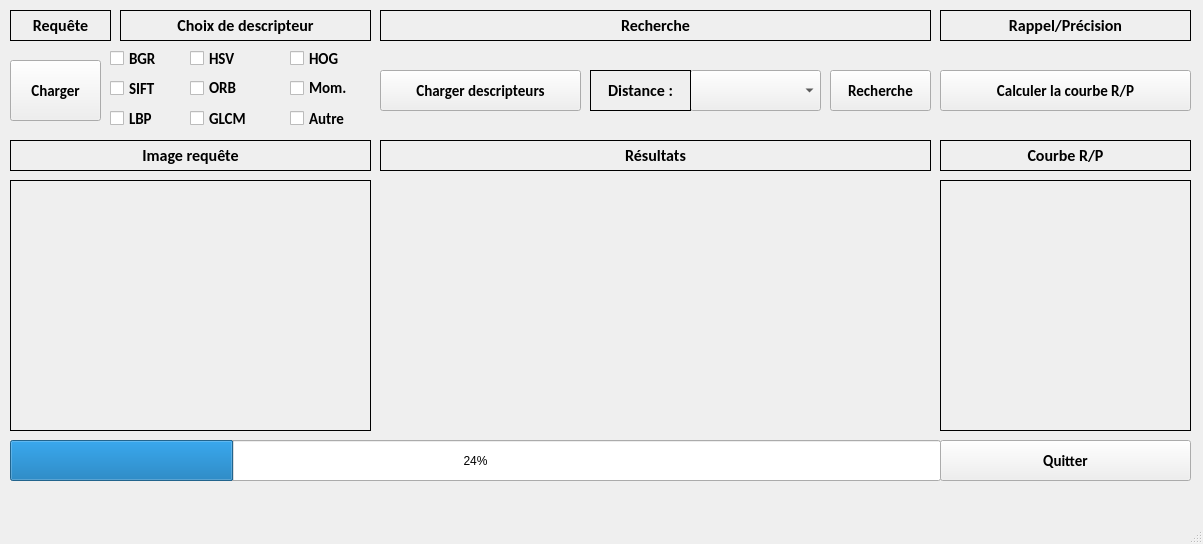
<?xml version="1.0" encoding="UTF-8"?>
<ui version="4.0">
 <class>MainWindow</class>
 <widget class="QMainWindow" name="MainWindow">
  <property name="geometry">
   <rect>
    <x>0</x>
    <y>0</y>
    <width>1203</width>
    <height>544</height>
   </rect>
  </property>
  <property name="windowTitle">
   <string>MainWindow</string>
  </property>
  <widget class="QWidget" name="centralwidget">
   <widget class="QLabel" name="Choix_Descr_btn">
    <property name="geometry">
     <rect>
      <x>120</x>
      <y>10</y>
      <width>251</width>
      <height>31</height>
     </rect>
    </property>
    <property name="font">
     <font>
      <family>Calibri</family>
      <pointsize>12</pointsize>
      <weight>75</weight>
      <bold>true</bold>
     </font>
    </property>
    <property name="frameShape">
     <enum>QFrame::Panel</enum>
    </property>
    <property name="text">
     <string>Choix de descripteur</string>
    </property>
    <property name="alignment">
     <set>Qt::AlignCenter</set>
    </property>
   </widget>
   <widget class="QCheckBox" name="checkBox_HistC">
    <property name="geometry">
     <rect>
      <x>110</x>
      <y>50</y>
      <width>81</width>
      <height>17</height>
     </rect>
    </property>
    <property name="font">
     <font>
      <family>Calibri</family>
      <pointsize>11</pointsize>
      <weight>75</weight>
      <bold>true</bold>
     </font>
    </property>
    <property name="text">
     <string>BGR</string>
    </property>
   </widget>
   <widget class="QCheckBox" name="checkBox_HSV">
    <property name="geometry">
     <rect>
      <x>190</x>
      <y>50</y>
      <width>81</width>
      <height>17</height>
     </rect>
    </property>
    <property name="font">
     <font>
      <family>Calibri</family>
      <pointsize>11</pointsize>
      <weight>75</weight>
      <bold>true</bold>
     </font>
    </property>
    <property name="text">
     <string>HSV</string>
    </property>
   </widget>
   <widget class="QCheckBox" name="checkBox_SIFT">
    <property name="geometry">
     <rect>
      <x>110</x>
      <y>80</y>
      <width>81</width>
      <height>17</height>
     </rect>
    </property>
    <property name="font">
     <font>
      <family>Calibri</family>
      <pointsize>11</pointsize>
      <weight>75</weight>
      <bold>true</bold>
     </font>
    </property>
    <property name="text">
     <string>SIFT</string>
    </property>
   </widget>
   <widget class="QCheckBox" name="checkBox_ORB">
    <property name="geometry">
     <rect>
      <x>190</x>
      <y>80</y>
      <width>91</width>
      <height>16</height>
     </rect>
    </property>
    <property name="font">
     <font>
      <family>Calibri</family>
      <pointsize>11</pointsize>
      <weight>75</weight>
      <bold>true</bold>
     </font>
    </property>
    <property name="text">
     <string>ORB</string>
    </property>
   </widget>
   <widget class="QCheckBox" name="checkBox_GLCM">
    <property name="geometry">
     <rect>
      <x>190</x>
      <y>110</y>
      <width>81</width>
      <height>17</height>
     </rect>
    </property>
    <property name="font">
     <font>
      <family>Calibri</family>
      <pointsize>11</pointsize>
      <weight>75</weight>
      <bold>true</bold>
     </font>
    </property>
    <property name="text">
     <string>GLCM</string>
    </property>
   </widget>
   <widget class="QCheckBox" name="checkBox_LBP">
    <property name="geometry">
     <rect>
      <x>110</x>
      <y>110</y>
      <width>81</width>
      <height>17</height>
     </rect>
    </property>
    <property name="font">
     <font>
      <family>Calibri</family>
      <pointsize>11</pointsize>
      <weight>75</weight>
      <bold>true</bold>
     </font>
    </property>
    <property name="text">
     <string>LBP</string>
    </property>
   </widget>
   <widget class="QCheckBox" name="checkBox_HOG">
    <property name="geometry">
     <rect>
      <x>290</x>
      <y>50</y>
      <width>71</width>
      <height>17</height>
     </rect>
    </property>
    <property name="font">
     <font>
      <family>Calibri</family>
      <pointsize>11</pointsize>
      <weight>75</weight>
      <bold>true</bold>
     </font>
    </property>
    <property name="text">
     <string>HOG</string>
    </property>
   </widget>
   <widget class="QCheckBox" name="checkBox_Moments">
    <property name="geometry">
     <rect>
      <x>290</x>
      <y>80</y>
      <width>81</width>
      <height>16</height>
     </rect>
    </property>
    <property name="font">
     <font>
      <family>Calibri</family>
      <pointsize>11</pointsize>
      <weight>75</weight>
      <bold>true</bold>
     </font>
    </property>
    <property name="text">
     <string>Mom.</string>
    </property>
   </widget>
   <widget class="QLabel" name="Img_Rqt">
    <property name="geometry">
     <rect>
      <x>10</x>
      <y>140</y>
      <width>361</width>
      <height>31</height>
     </rect>
    </property>
    <property name="font">
     <font>
      <family>Calibri</family>
      <pointsize>12</pointsize>
      <weight>75</weight>
      <bold>true</bold>
     </font>
    </property>
    <property name="frameShape">
     <enum>QFrame::Panel</enum>
    </property>
    <property name="text">
     <string>Image requête</string>
    </property>
    <property name="alignment">
     <set>Qt::AlignCenter</set>
    </property>
   </widget>
   <widget class="QLabel" name="label_requete">
    <property name="geometry">
     <rect>
      <x>10</x>
      <y>180</y>
      <width>361</width>
      <height>251</height>
     </rect>
    </property>
    <property name="font">
     <font>
      <family>Calibri</family>
      <pointsize>12</pointsize>
      <weight>75</weight>
      <bold>true</bold>
     </font>
    </property>
    <property name="frameShape">
     <enum>QFrame::Panel</enum>
    </property>
    <property name="text">
     <string/>
    </property>
    <property name="scaledContents">
     <bool>true</bool>
    </property>
    <property name="alignment">
     <set>Qt::AlignCenter</set>
    </property>
   </widget>
   <widget class="QProgressBar" name="progressBar">
    <property name="geometry">
     <rect>
      <x>10</x>
      <y>440</y>
      <width>931</width>
      <height>41</height>
     </rect>
    </property>
    <property name="value">
     <number>24</number>
    </property>
   </widget>
   <widget class="QLabel" name="Recherche">
    <property name="geometry">
     <rect>
      <x>380</x>
      <y>10</y>
      <width>551</width>
      <height>31</height>
     </rect>
    </property>
    <property name="font">
     <font>
      <family>Calibri</family>
      <pointsize>12</pointsize>
      <weight>75</weight>
      <bold>true</bold>
     </font>
    </property>
    <property name="frameShape">
     <enum>QFrame::Panel</enum>
    </property>
    <property name="text">
     <string>Recherche</string>
    </property>
    <property name="alignment">
     <set>Qt::AlignCenter</set>
    </property>
   </widget>
   <widget class="QLabel" name="Rap_Prec">
    <property name="geometry">
     <rect>
      <x>940</x>
      <y>10</y>
      <width>251</width>
      <height>31</height>
     </rect>
    </property>
    <property name="font">
     <font>
      <family>Calibri</family>
      <pointsize>12</pointsize>
      <weight>75</weight>
      <bold>true</bold>
     </font>
    </property>
    <property name="frameShape">
     <enum>QFrame::Panel</enum>
    </property>
    <property name="text">
     <string>Rappel/Précision</string>
    </property>
    <property name="alignment">
     <set>Qt::AlignCenter</set>
    </property>
   </widget>
   <widget class="QWidget" name="gridLayoutWidget">
    <property name="geometry">
     <rect>
      <x>380</x>
      <y>180</y>
      <width>551</width>
      <height>251</height>
     </rect>
    </property>
    <layout class="QGridLayout" name="gridLayout">
     <property name="topMargin">
      <number>0</number>
     </property>
    </layout>
   </widget>
   <widget class="QLabel" name="label_courbe">
    <property name="geometry">
     <rect>
      <x>940</x>
      <y>180</y>
      <width>251</width>
      <height>251</height>
     </rect>
    </property>
    <property name="font">
     <font>
      <family>Calibri</family>
      <pointsize>12</pointsize>
      <weight>75</weight>
      <bold>true</bold>
     </font>
    </property>
    <property name="frameShape">
     <enum>QFrame::Panel</enum>
    </property>
    <property name="text">
     <string/>
    </property>
    <property name="scaledContents">
     <bool>true</bool>
    </property>
    <property name="alignment">
     <set>Qt::AlignCenter</set>
    </property>
   </widget>
   <widget class="QPushButton" name="Quitter">
    <property name="geometry">
     <rect>
      <x>940</x>
      <y>440</y>
      <width>251</width>
      <height>41</height>
     </rect>
    </property>
    <property name="font">
     <font>
      <family>Calibri</family>
      <pointsize>11</pointsize>
      <weight>75</weight>
      <bold>true</bold>
     </font>
    </property>
    <property name="text">
     <string>Quitter</string>
    </property>
   </widget>
   <widget class="QComboBox" name="comboBox">
    <property name="geometry">
     <rect>
      <x>690</x>
      <y>70</y>
      <width>131</width>
      <height>41</height>
     </rect>
    </property>
   </widget>
   <widget class="QLabel" name="distance">
    <property name="geometry">
     <rect>
      <x>590</x>
      <y>70</y>
      <width>101</width>
      <height>41</height>
     </rect>
    </property>
    <property name="font">
     <font>
      <family>Calibri</family>
      <pointsize>12</pointsize>
      <weight>75</weight>
      <bold>true</bold>
     </font>
    </property>
    <property name="frameShape">
     <enum>QFrame::Panel</enum>
    </property>
    <property name="text">
     <string>Distance :</string>
    </property>
    <property name="alignment">
     <set>Qt::AlignCenter</set>
    </property>
   </widget>
   <widget class="QLabel" name="resultat">
    <property name="geometry">
     <rect>
      <x>380</x>
      <y>140</y>
      <width>551</width>
      <height>31</height>
     </rect>
    </property>
    <property name="font">
     <font>
      <family>Calibri</family>
      <pointsize>12</pointsize>
      <weight>75</weight>
      <bold>true</bold>
     </font>
    </property>
    <property name="frameShape">
     <enum>QFrame::Panel</enum>
    </property>
    <property name="text">
     <string>Résultats</string>
    </property>
    <property name="alignment">
     <set>Qt::AlignCenter</set>
    </property>
   </widget>
   <widget class="QLabel" name="courbe_rp">
    <property name="geometry">
     <rect>
      <x>940</x>
      <y>140</y>
      <width>251</width>
      <height>31</height>
     </rect>
    </property>
    <property name="font">
     <font>
      <family>Calibri</family>
      <pointsize>12</pointsize>
      <weight>75</weight>
      <bold>true</bold>
     </font>
    </property>
    <property name="frameShape">
     <enum>QFrame::Panel</enum>
    </property>
    <property name="text">
     <string>Courbe R/P</string>
    </property>
    <property name="alignment">
     <set>Qt::AlignCenter</set>
    </property>
   </widget>
   <widget class="QPushButton" name="chercher">
    <property name="geometry">
     <rect>
      <x>830</x>
      <y>70</y>
      <width>101</width>
      <height>41</height>
     </rect>
    </property>
    <property name="font">
     <font>
      <family>Calibri</family>
      <pointsize>11</pointsize>
      <weight>75</weight>
      <bold>true</bold>
     </font>
    </property>
    <property name="text">
     <string>Recherche</string>
    </property>
   </widget>
   <widget class="QPushButton" name="calcul_RP">
    <property name="geometry">
     <rect>
      <x>940</x>
      <y>70</y>
      <width>251</width>
      <height>41</height>
     </rect>
    </property>
    <property name="font">
     <font>
      <family>Calibri</family>
      <pointsize>11</pointsize>
      <weight>75</weight>
      <bold>true</bold>
     </font>
    </property>
    <property name="text">
     <string>Calculer la courbe R/P</string>
    </property>
   </widget>
   <widget class="QCheckBox" name="checkBox_autre">
    <property name="geometry">
     <rect>
      <x>290</x>
      <y>110</y>
      <width>81</width>
      <height>17</height>
     </rect>
    </property>
    <property name="font">
     <font>
      <family>Calibri</family>
      <pointsize>11</pointsize>
      <weight>75</weight>
      <bold>true</bold>
     </font>
    </property>
    <property name="text">
     <string>Autre</string>
    </property>
   </widget>
   <widget class="QPushButton" name="charger">
    <property name="geometry">
     <rect>
      <x>10</x>
      <y>60</y>
      <width>91</width>
      <height>61</height>
     </rect>
    </property>
    <property name="font">
     <font>
      <family>Calibri</family>
      <pointsize>11</pointsize>
      <weight>75</weight>
      <bold>true</bold>
     </font>
    </property>
    <property name="text">
     <string>Charger</string>
    </property>
   </widget>
   <widget class="QLabel" name="Rqt">
    <property name="geometry">
     <rect>
      <x>10</x>
      <y>10</y>
      <width>101</width>
      <height>31</height>
     </rect>
    </property>
    <property name="font">
     <font>
      <family>Calibri</family>
      <pointsize>12</pointsize>
      <weight>75</weight>
      <bold>true</bold>
     </font>
    </property>
    <property name="frameShape">
     <enum>QFrame::Panel</enum>
    </property>
    <property name="text">
     <string>Requête</string>
    </property>
    <property name="alignment">
     <set>Qt::AlignCenter</set>
    </property>
   </widget>
   <widget class="QPushButton" name="charger_desc">
    <property name="geometry">
     <rect>
      <x>380</x>
      <y>70</y>
      <width>201</width>
      <height>41</height>
     </rect>
    </property>
    <property name="font">
     <font>
      <family>Calibri</family>
      <pointsize>11</pointsize>
      <weight>75</weight>
      <bold>true</bold>
     </font>
    </property>
    <property name="text">
     <string>Charger descripteurs</string>
    </property>
   </widget>
  </widget>
  <widget class="QMenuBar" name="menubar">
   <property name="geometry">
    <rect>
     <x>0</x>
     <y>0</y>
     <width>1203</width>
     <height>20</height>
    </rect>
   </property>
  </widget>
  <widget class="QStatusBar" name="statusbar"/>
 </widget>
 <resources/>
 <connections/>
</ui>
